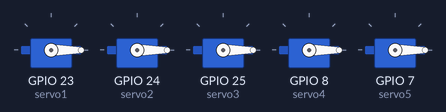
This program was run on a simulated Raspberry Pi (BCM pin numbers). Shown: 5 × servo. Servo angles are drawn from the pulse width (0.5 ms = 0°, 2.5 ms = 180°).

Above: at 0.05 s.
At 3.0 s:
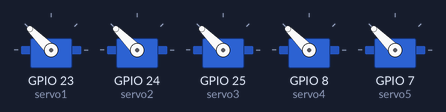
Timing chart, 0 to 6.9 s (numbered marks = the images above):
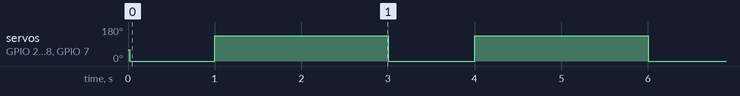

The program:

Servo_trial.py
```python
# install gpiozero library: https://gpiozero.readthedocs.io/en/stable/installing.html

from gpiozero import Servo
from time import sleep

servo1 = Servo(23, min_pulse_width = 0.33/1000)
servo2 = Servo(24, min_pulse_width = 0.33/1000)
servo3 = Servo(25, min_pulse_width = 0.33/1000)
servo4 = Servo(8, min_pulse_width = 0.33/1000)
servo5 = Servo(7, min_pulse_width = 0.33/1000)
while True:
    servo1.value = -1
    servo2.value = -1
    servo3.value = -1
    servo4.value = -1
    servo5.value = -1
    sleep(1)
    servo1.value = 1
    servo2.value = 1
    servo3.value = 1
    servo4.value = 1
    servo5.value = 1
    sleep(2)
```

Measured:
- by itself, servo on GPIO 23 (servo1), servo on GPIO 24 (servo2), servo on GPIO 25 (servo3), servo on GPIO 8 (servo4), servo on GPIO 7 (servo5): alternates 135° for 2.0 s and 0° for 1.0 s
